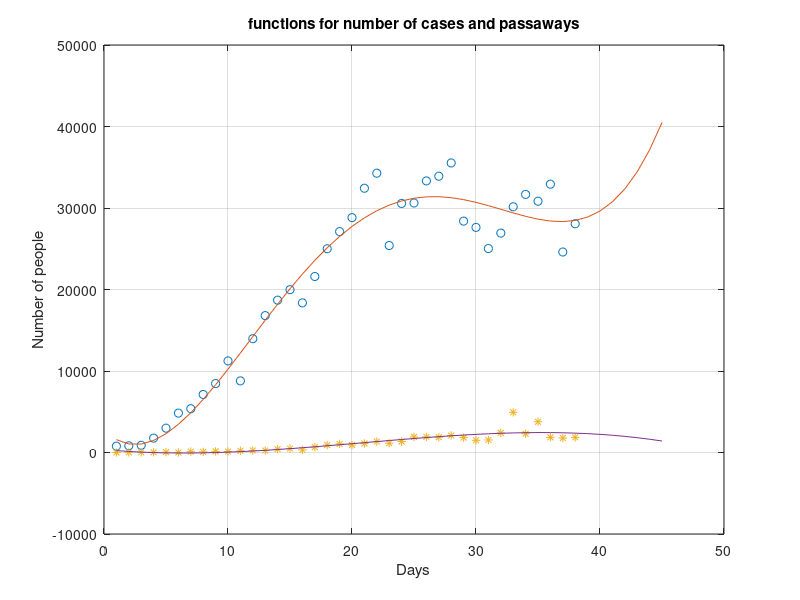

MATLAB code to generate this figure:
clc, clear all, close all
days = (1:38);
cases = [777 823 887 1766 2988 4835 5374 7123 8459 11236 8789 13963 16797 18695 19979 18360 21595 24998 27103 28819 32425 34272 25398 30561 30613 33323 33901 35527 28391 27620 25023 26922 30148 31667 30833 32922 24601 28065];
passaway = [10 12 16 23 42 0 110 80 131 119 211 249 246 411 484 318 661 909 1059 915 1104 1344 1146 1342 1906 1922 1873 2087 1831 1500 1541 2408 4928 2299 3770 1856 1772 1857];

c = polyfit(days,cases,4);        %for cases
p = polyfit(days,passaway,3);     %for passaway

% x = 1:1:38;
x = 1:1:45;   %predicting the next 7 days

y1 = polyval(c,x,'extrap');
y2 = polyval(p,x,'extrap');

plot(days,cases,'o',x,y1)
hold on
plot(days,passaway,'*',x,y2)
xlabel('Days');
ylabel('Number of people');
title('functions for number of cases and passaways')
% title('functions for number of cases and passaways predicting 7 additional days')

grid on
s = sprintf('y =(%.1f) x^4 + (%.1f) x^3 + (%.1f) x^2 + (%.1f) x + (%.1f)',c(1),c(2),c(3),c(4),c(5));
p = sprintf('y = (%.1f) x^3 + (%.1f) x^2 + (%.1f) x + (%.1f)',p(1),p(2),p(3),p(4));


% text(2,30000,s);
% text(20,400,p);


